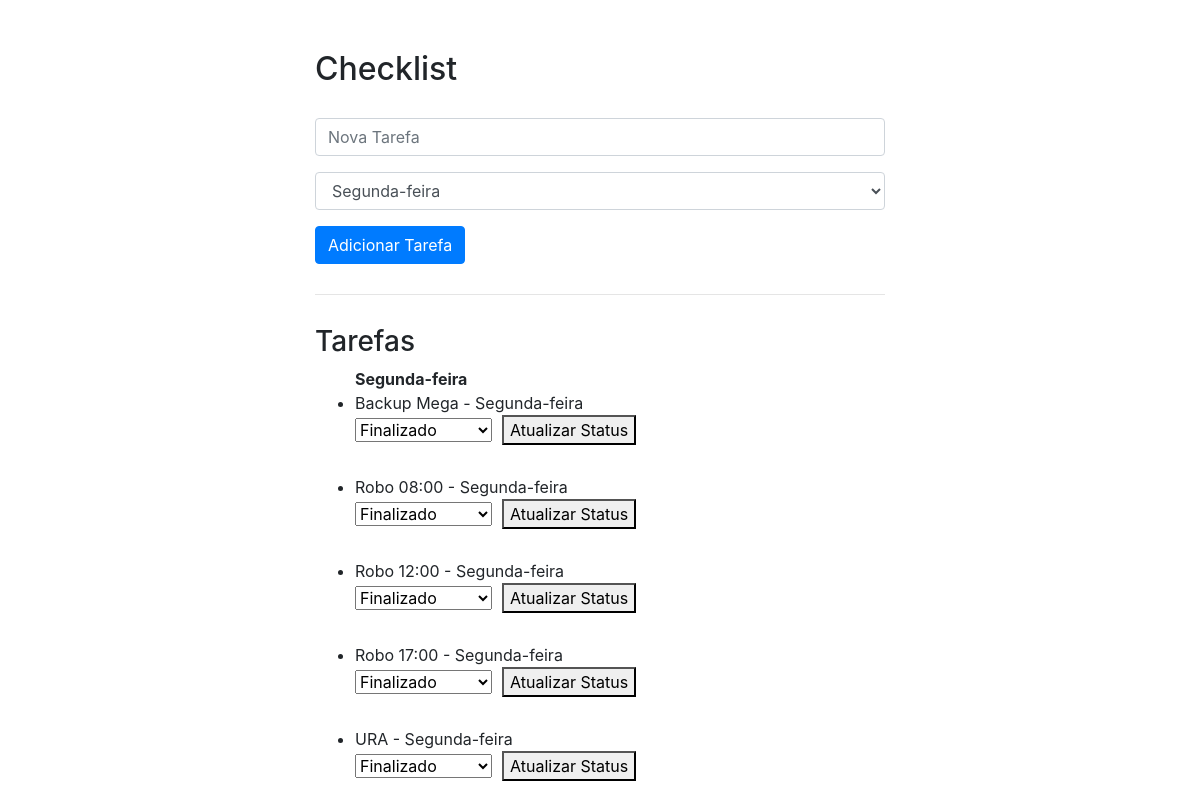
The page / on the database its author committed.
### tables this page shows
CREATE TABLE `tarefas` (
  `id` int(11) NOT NULL,
  `tarefa_name` varchar(255) NOT NULL,
  `status` enum('aberto','andamento','finalizado') DEFAULT 'aberto',
  `dia_semana` varchar(20) NOT NULL
);

### get_tasks.php (the view, shortened to what this page needs)
<?php
$conn = new mysqli("localhost", "root", "", "checklist");
$sql = "SELECT id, tarefa_name, status, dia_semana FROM tarefas ORDER BY dia_semana";
$result = $conn->query($sql);
if ($result->num_rows > 0) {
    $previous_day = "";
    while ($row = $result->fetch_assoc()) {
        if ($previous_day != $row["dia_semana"]) {
            echo "<strong>" . $row["dia_semana"] . "</strong><br>";
            $previous_day = $row["dia_semana"];
        }
        echo "<li>" . $row["tarefa_name"] . " - " . $row["dia_semana"];
        echo " <form action='update_status.php' method='POST'>";
        echo "<select name='status'>";
        echo "<option value='finalizado'" . ($row["status"] == "finalizado" ? " selected" : "") . ">Finalizado</option>";
        echo "</select>";
        echo "<button type='submit'>Atualizar Status</button>";
        echo "</form>";
        echo "</li>";
    }
} else {
    echo "Nenhuma tarefa encontrada.";
}
?>

### index.php (shortened to what this page needs)
<!DOCTYPE html>
<html lang="pt-br">
<head>
    <link rel="stylesheet" href="https://stackpath.bootstrapcdn.com/bootstrap/4.5.2/css/bootstrap.min.css">
</head>
<body>
    <div class="container">
        <h2>Checklist</h2>
        <form action="add_task.php" method="POST">
            <div class="form-group">
                <input type="text" class="form-control" name="tarefa_name" placeholder="Nova Tarefa">
            </div>
            <div class="form-group">
                <select class="form-control" name="dia_semana">
                    <option value="Segunda-feira">Segunda-feira</option>
                </select>
            </div>
            <button type="submit" class="btn btn-primary">Adicionar Tarefa</button>
        </form>
        <hr>
        <h3>Tarefas</h3>
        <ul>
            <?php include 'get_tasks.php'; ?>
        </ul>
    </div>
</body>
</html>

### index.php (style rules this page uses)
body { padding-top: 50px; }
.container { max-width: 600px; margin: 0 auto; }
h2 { margin-bottom: 30px; }
form { margin-bottom: 30px; }
select { margin-right: 10px; }
hr { margin-top: 30px; margin-bottom: 30px; }

### rows shown on the page
tarefas: dia_semana "Segunda-feira", tarefa_name "Backup Mega", status "Finalizado"
tarefas: tarefa_name "Robo 08:00", dia_semana "Segunda-feira", status "Finalizado"
tarefas: tarefa_name "Robo 12:00", dia_semana "Segunda-feira", status "Finalizado"
tarefas: tarefa_name "Robo 17:00", dia_semana "Segunda-feira", status "Finalizado"
tarefas: tarefa_name "URA", dia_semana "Segunda-feira", status "Finalizado"
